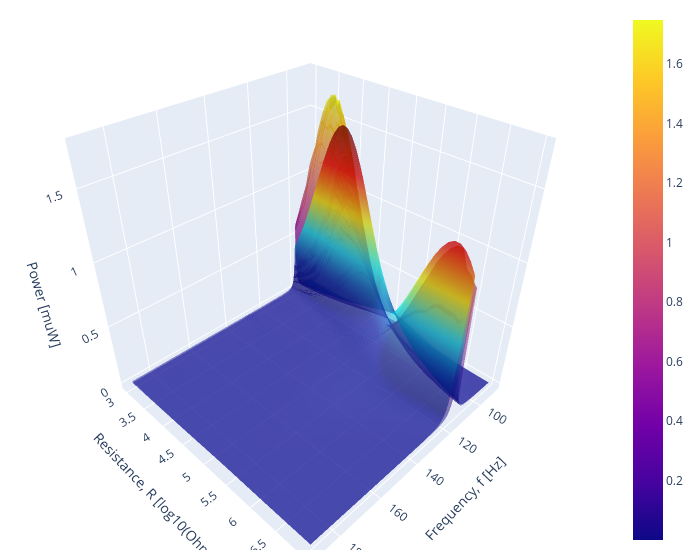

This figure's notebook cell:
### Code cell
fig = go.Figure(data=[
    go.Surface(x=f2_grid, y=jnp.log10(r2_grid), z=power2_exp*1.e6, opacity=0.5),
    go.Surface(x=f2_grid, y=jnp.log10(r2_grid), z=power2_th*1.e6, opacity = .5, showscale=False, colorscale="jet"),

])

def update(fig):
    fig.update_layout(scene = dict(
                      xaxis=dict(
                          title=dict(
                              text='Frequency, f [Hz]'
                          )
                      ),
                      yaxis=dict(
                          title=dict(
                              text='Resistance, R [log10(Ohm)]'
                          )
                      ),
                      zaxis=dict(
                          title=dict(
                              text='Power [muW]'
                          )
                      ),
                    ),
                    width=700,
                    margin=dict(r=20, b=10, l=10, t=10))
update(fig)
fig.show()

### Figure 1 — Plotly figure (JSON) as saved in the notebook; plotly's stock layout.template omitted (floating-point values rounded to 4 significant figures; data arrays with more than 128 entries replaced by an {"elided": "..."} marker saying what was removed)
{"data": [{"opacity": 0.5, "type": "surface", "x": {"elided": "45x767 float values"}, "y": {"elided": "45x767 float values"}, "z": {"elided": "45x767 float values"}}, {"colorscale": [[0, "rgb(0,0,131)"], [0.2, "rgb(0,60,170)"], [0.4, "rgb(5,255,255)"], [0.6, "rgb(255,255,0)"], [0.8, "rgb(250,0,0)"], [1, "rgb(128,0,0)"]], "opacity": 0.5, "showscale": false, "type": "surface", "x": {"elided": "45x767 float values"}, "y": {"elided": "45x767 float values"}, "z": {"elided": "45x767 float values"}}], "layout": {"margin": {"b": 10, "l": 10, "r": 20, "t": 10}, "scene": {"xaxis": {"title": {"text": "Frequency, f [Hz]"}}, "yaxis": {"title": {"text": "Resistance, R [log10(Ohm)]"}}, "zaxis": {"title": {"text": "Power [muW]"}}}, "width": 700}}
